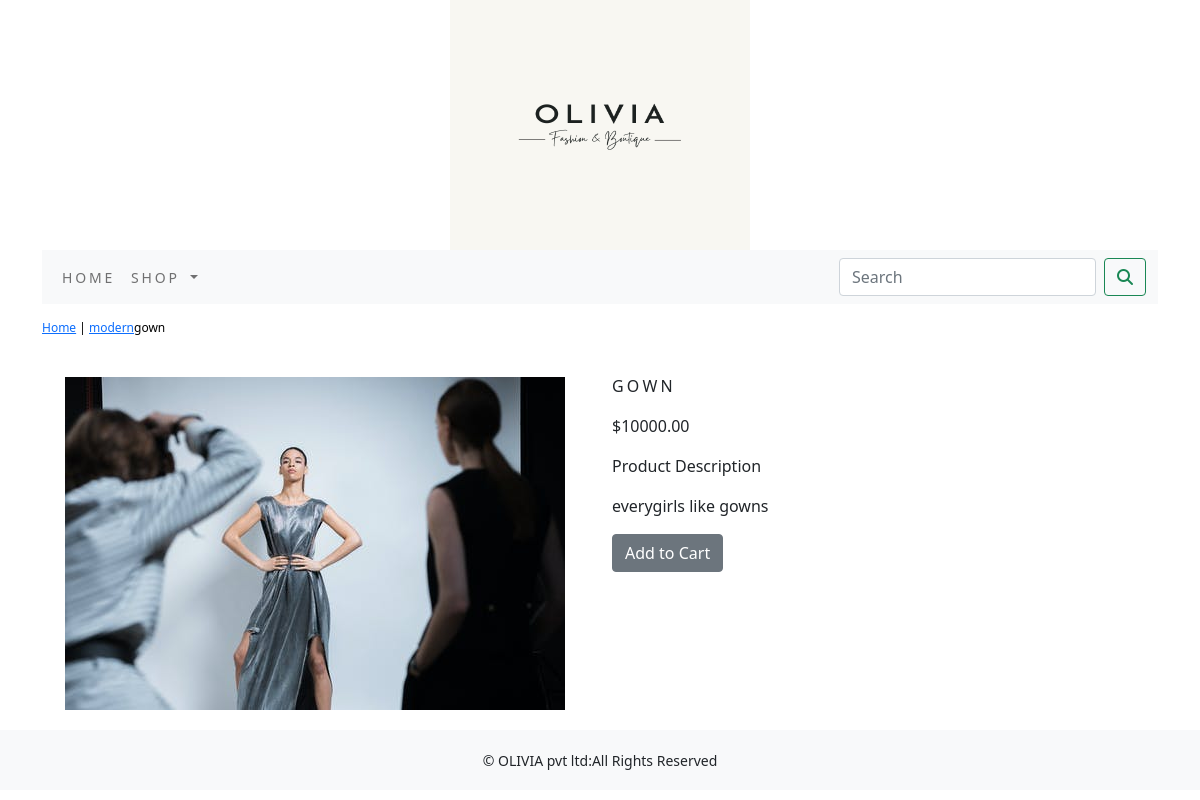
/shop/modern/gown, run on the app's committed database.
### shop/models.py (models this page shows, shortened)
class Product(models.Model):
     name = models.CharField(max_length=250, unique=True)
     slug = models.SlugField(max_length=250, unique=True)
     description = models.TextField(blank=True)
     price=models.DecimalField(max_digits=10,decimal_places=2)
     category=models.ForeignKey(Category,on_delete=models.CASCADE)
     image = models.ImageField(upload_to='product', blank=True,default=None)
     stock=models.IntegerField()
     available=models.BooleanField(default=True)
     created=models.DateTimeField(auto_now_add=True)
     class Meta:
         ordering = ('name',)
         verbose_name = 'product'
         verbose_name_plural = 'products'

class Category(models.Model):
    name=models.CharField(max_length=250,unique=True)
    slug=models.SlugField(max_length=250,unique=True)
    description=models.TextField(blank=True)
    image=models.ImageField(upload_to='category',blank=True)
    class Meta:
        ordering=('name',)
        verbose_name='category'
        verbose_name_plural='categories'
    def get_url(self):
        return reverse('shop:product_by_category',args=[self.slug])
    def __str__(self):
        return '{}'.format(self.name)

### shop/views.py (the view)
# urls.py: path('<slug:c_slug>/<slug:product_slug>',views.ProDetail,name='prodCatdetail')
def ProDetail(request,c_slug,product_slug):
    try:
        product=Product.objects.get(category__slug=c_slug,slug=product_slug)
    except Exception as e:
        raise e
    return render(request,'product.html',{'product':product})

### cart/context_processors.py (called while the page is built)
def counter(request):
    item_count=0
    if 'admin' in request.path:
        return {}
    else:
        try:
            cart=Cart.objects.filter(cart_id=_cart_id(request))
            cart_items=CartItem.objects.all().filter(cart=cart[:1])
            for cart_item in cart_items:
                item_count=cart_item.quantity
        except Cart.DoesNotExist:
            item_count =0
    return dict(item_count=item_count)

### cart/views.py (called while the page is built)
def _cart_id(request):
    cart=request.session.session_key
    if not cart:
        cart=request.session.create()
    return cart

### shop/context_processors.py (called while the page is built)
def menu_links(request):
    links=Category.objects.all()
    return dict(links=links)

### templates/product.html (shortened to what this page needs)
{% extends 'base.html' %}
{% load static %}
{% block content %}
<div class="row my_prod_row_class">
    <div class="mx_auto">
        <p><a href="{% url 'shop:allProdCat' %}">Home</a> | <a href="{{product.category.get_url}}">{{product.category}}</a>{{product.name}}</p>
    </div>
<div class="container">
    <br>
<div class="row">
    <div class="col-12 col-sm-12 col-md-12 col-lg-6 text-center">
        <div style="min-width:18rem">
            <img src="{{product.image.url}}" alt="{{product.name}}">
        </div>
    </div>
    <div class="col-12 col-sm-12 col-md-12 col-lg-6">
        <h1 class="my_prod_title">{{product.name}}</h1>
        <p>${{product.price}}</p>
        <p class="my_title">Product Description</p>
        <p class="text-justify my_prod_text">{{product.description}}</p>
        {% if product.stock <= 0 %}
        <p class="text-justify my_prod_text"><b>Out of stock</b></p>
        {% else %}
        <a class="btn btn-secondary" href="{% url 'cart:add_cart' product.id %}">Add to Cart</a>
        {% endif %}
    </div>
</div>
</div>
</div>
{% endblock %}

### static/css/custom.css (style rules this page uses)
body { font-family: 'Roboto', sans-serif; }
.my_title { font-size:16px; text_transform:uppercase; letterspacing:.2em; }
.my_prod_row_class { padding-top:15px; padding-bottom:20px; }
.my_prod_row_class .mx_auto { color:#000; font-size:12px; text-decoration:none; }
.my_prod_title { font-size:16px; text-transform:uppercase; letter-spacing: .2em; padding-top; padding-bottom:10px; }

### data on the page
Product: category "modern", name "gown", image (picture), name "GOWN", price "10000.00", description "everygirls like gowns"
